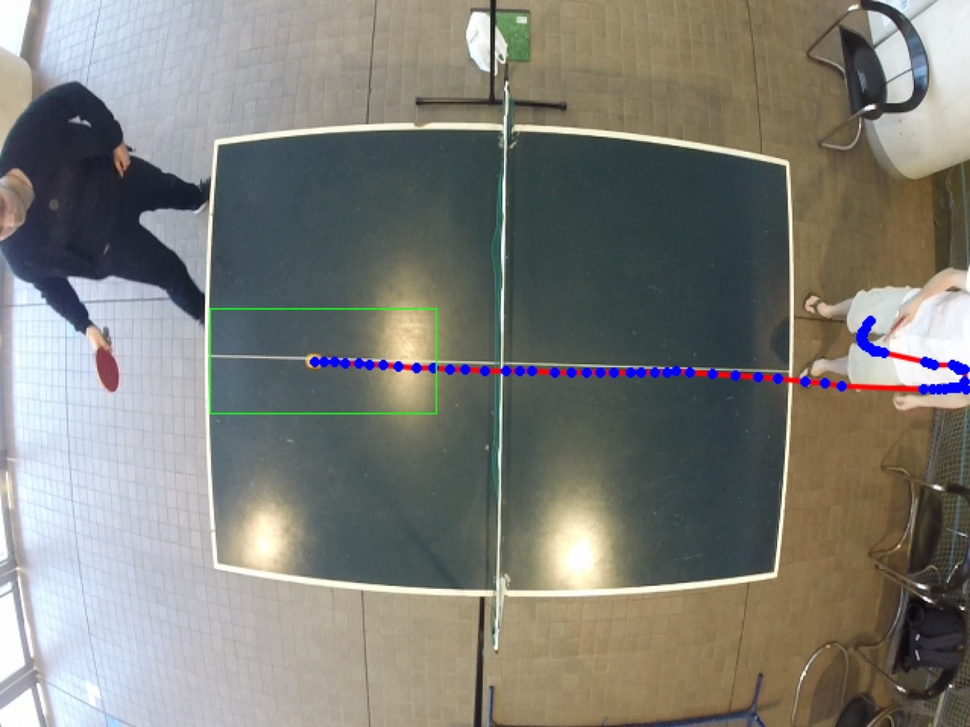
//> input picture images/ball_tracking/ball_tracking.jpg, 970 x 727 px, shrunk from 1278 x 958 before the run
$ ./k-mean-opencv ../images/ball_tracking/ball_tracking.jpg   (built with g++ and OpenCV 4)
//> lines starting //> are read from the running program, lines starting //| are printed output that depends on the picture
#include <opencv/cv.h>
#include <opencv/highgui.h>
#include <iostream>

using namespace cv;
using namespace std;

// number of clusters to split the set by
// we select 4 because it is likely to have 4 main colors:
// - the main table color (blue / green)
// - the color of the lines (white)
// - the color of the ground
// - the color of the black edges of the pictures, which come from undistortion algorithm
const int K = 4;

int main(int argc, char** argv) {
    // source image
    const char* filename = argc >= 2 ? argv[1] : "table.jpg";

    // we display source image
    Mat src = imread(filename);
//> src is the input picture: 727 rows x 970 cols, CV_8UC3; mean B, G, R 119.3, 125.9, 126.3
    if( src.empty() )
    {
        cout << "Couldn't load " << filename << endl;
        exit(1);
    }
    imshow("source", src);
    cvMoveWindow("source", 0, 30);

    Mat blurred, bestLabels1, bestLabels2, centers, src_clustered, blurred_clustered;
    int display_margin_x = 60;  // margin beetween windows
    int display_margin_y = 60;

    // we blur source image
    blurred = Mat(src.rows, src.cols, CV_32F);
    blur(src, blurred, Size(15,15));  // param 3 is kernel size
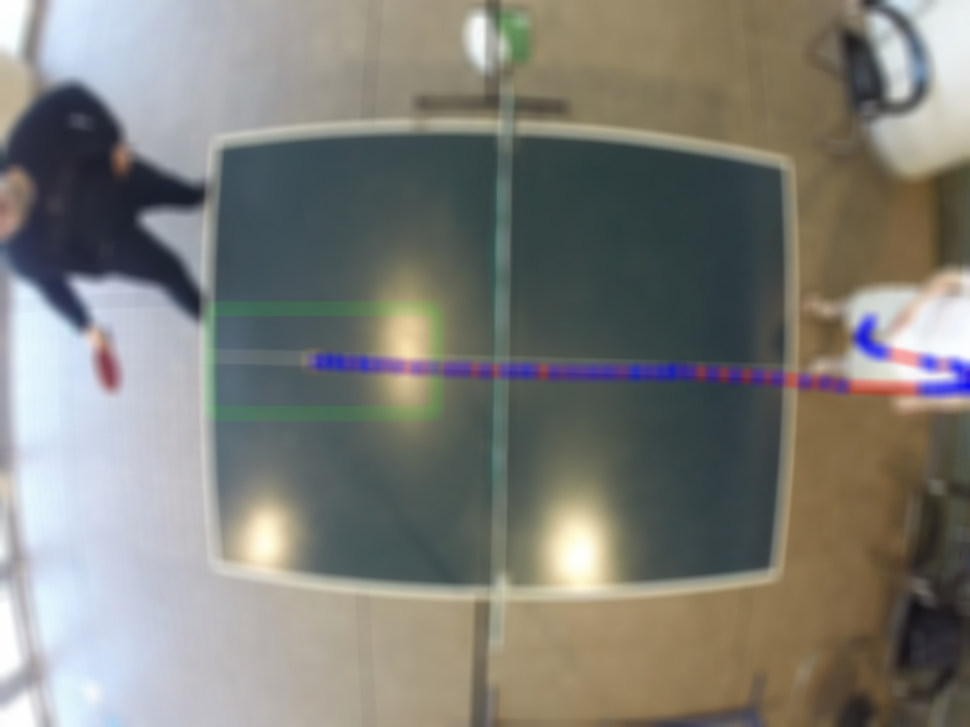
//> blurred: 727 rows x 970 cols, CV_8UC3; mean B, G, R 119.3, 125.9, 126.3
    imshow("blurred", blurred);
    cvMoveWindow("blurred", 0+display_margin_x, 30+display_margin_y);

    // Nota bene: the k-mean algorithm takes a matrix with src.cols*src.rows rows
    // and 5 columns (one row for each pixel: x, y, B, G, R)
    Mat p1 = Mat::zeros(src.cols*src.rows, 5, CV_32F);
    vector<Mat> bgr1;
    cv::split(src, bgr1);  // divides a multi-channel array into several single-channel arrays
    // i think there is a better way to split pixel bgr color
    for(int i=0; i<src.cols*src.rows; i++) {
        p1.at<float>(i,0) = (i/src.cols) / src.rows;
        p1.at<float>(i,1) = (i%src.cols) / src.cols;
        p1.at<float>(i,2) = bgr1[0].data[i] / 255.0;
        p1.at<float>(i,3) = bgr1[1].data[i] / 255.0;
        p1.at<float>(i,4) = bgr1[2].data[i] / 255.0;
    }

    Mat p2 = Mat::zeros(blurred.cols*blurred.rows, 5, CV_32F);
    vector<Mat> bgr2;
    cv::split(blurred, bgr2);
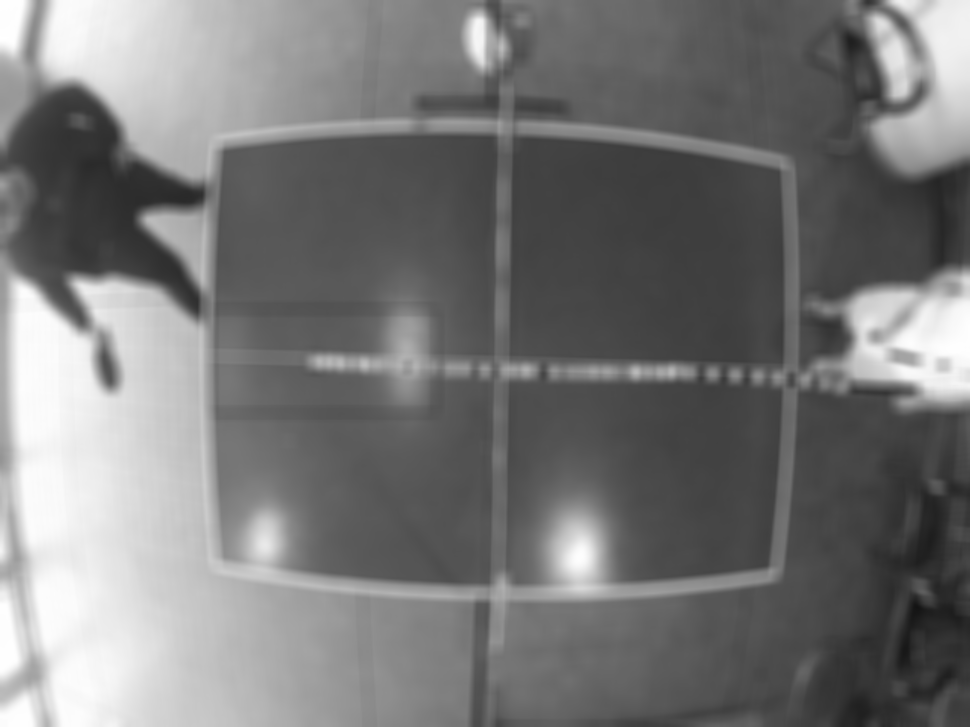
//> bgr2[0]: 727 rows x 970 cols, CV_8UC1; min 19, max 255, mean 119.3
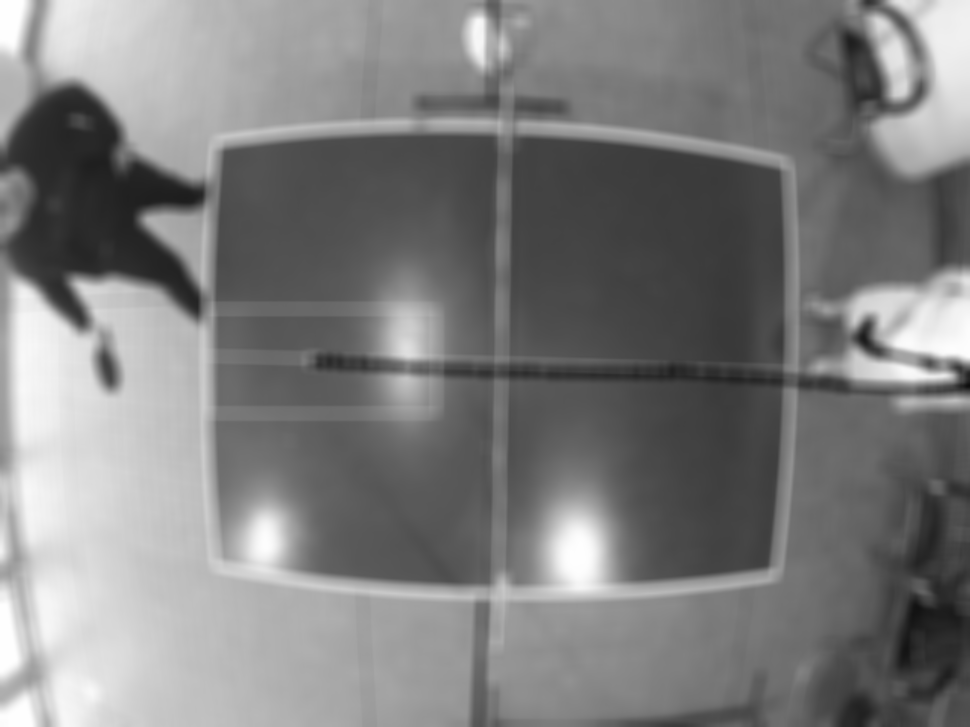
//> bgr2[1]: 727 rows x 970 cols, CV_8UC1; min 12, max 254, mean 125.9
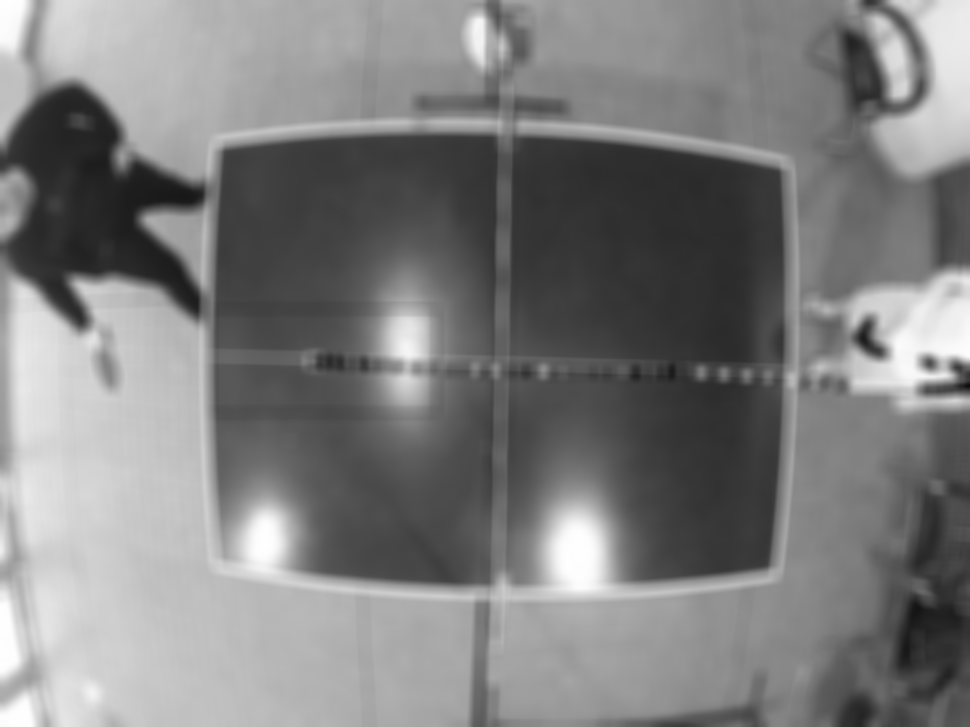
//> bgr2[2]: 727 rows x 970 cols, CV_8UC1; min 13, max 254, mean 126.3
    // i think there is a better way to split pixel bgr color
    for(int i=0; i<blurred.cols*blurred.rows; i++) {
        p2.at<float>(i,0) = (i/blurred.cols) / blurred.rows;
        p2.at<float>(i,1) = (i%blurred.cols) / blurred.cols;
        p2.at<float>(i,2) = bgr2[0].data[i] / 255.0;
        p2.at<float>(i,3) = bgr2[1].data[i] / 255.0;
        p2.at<float>(i,4) = bgr2[2].data[i] / 255.0;
    }

    // k-mean on source image, not blurred
    cv::kmeans(p1,  // floating-point matrix of input samples, one row per sample
               K,  // number of clusters to split the set by
               bestLabels1,  // the input/output integer array that will store the cluster indices for every sample
               TermCriteria( CV_TERMCRIT_EPS+CV_TERMCRIT_ITER, 10, 1.0),
               3, // How many times the algorithm is executed using different initial labelings.
                  // The algorithm returns the labels that yield the best compactness
               KMEANS_PP_CENTERS,  // to select how initial centers are choosen
               centers);  // The output matrix of the cluster centers, one row per each cluster center
//> centers = [[0, 0, 0.289, 0.276, 0.242], [0, 0, 0.654, 0.683, 0.701], [0, 0, 0.908, 0.883, 0.856], [0, 0, 0.351, 0.456, 0.51]]

    // k-mean on blurred image
    cv::kmeans(p2,  // floating-point matrix of input samples, one row per sample
               K,  // number of clusters to split the set by
               bestLabels2,  // the input/output integer array that will store the cluster indices for every sample
               TermCriteria( CV_TERMCRIT_EPS+CV_TERMCRIT_ITER, 10, 1.0),
               3, // How many times the algorithm is executed using different initial labelings.
                  // The algorithm returns the labels that yield the best compactness
               KMEANS_PP_CENTERS,  // to select how initial centers are choosen
               centers);  // The output matrix of the cluster centers, one row per each cluster center
//> centers = [[0, 0, 0.273, 0.253, 0.218], [0, 0, 0.848, 0.82, 0.802], [0, 0, 0.524, 0.591, 0.624], [0, 0, 0.327, 0.391, 0.41]]

    // we convert the number of each one of the K areas to a grey shade, for the display
    int colors[K];
    for(int i=0; i<K; i++) {
        colors[i] = 255/(i+1);
    }

    // we fill clustered mat with grey shade, depending on what area the pixel belongs to
    src_clustered = Mat(src.rows, src.cols, CV_32F);
    for(int i=0; i<src.cols*src.rows; i++) {
        src_clustered.at<float>(i/src.cols, i%src.cols) = (float)(colors[bestLabels1.at<int>(0,i)]);
        // cout << bestLabels.at<int>(0,i) << " " <<
        //          colors[bestLabels.at<int>(0,i)] << " " <<
        //          src_clustered.at<float>(i/src.cols, i%src.cols) << " " <<
        //          endl;
    }
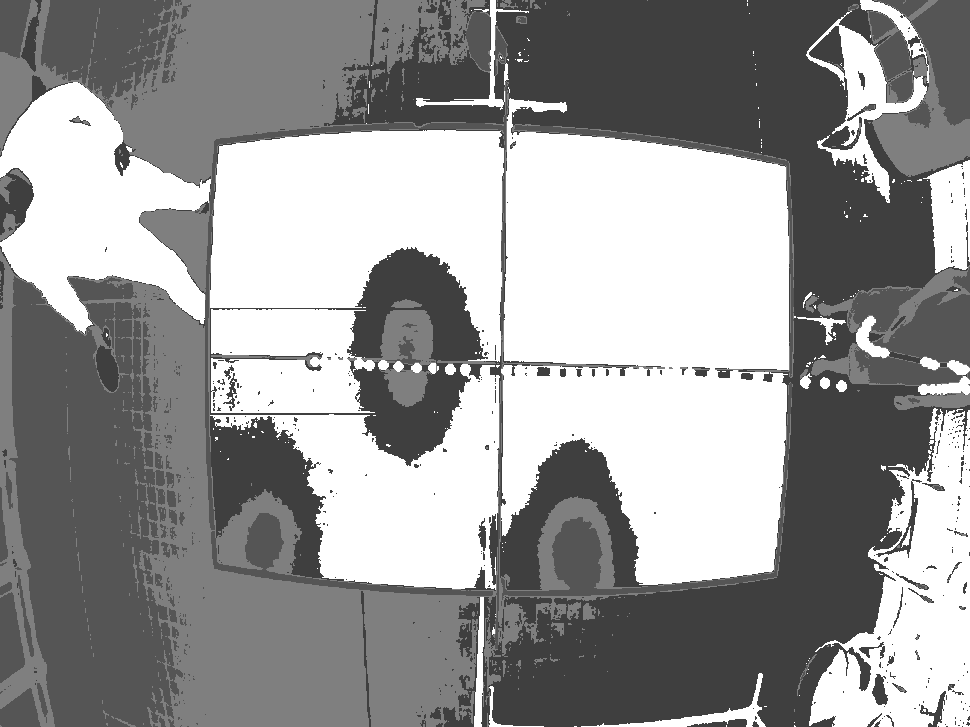
//> src_clustered: 727 rows x 970 cols, CV_32FC1; min 63, max 255, mean 152

    // we fill clustered mat with grey shade, depending on what area the pixel belongs to
    blurred_clustered = Mat(src.rows, src.cols, CV_32F);
    for(int i=0; i<src.cols*src.rows; i++) {
        blurred_clustered.at<float>(i/src.cols, i%src.cols) = (float)(colors[bestLabels2.at<int>(0,i)]);
        // cout << bestLabels.at<int>(0,i) << " " <<
        //          colors[bestLabels.at<int>(0,i)] << " " <<
        //          blurred_clustered.at<float>(i/src.cols, i%src.cols) << " " <<
        //          endl;
    }
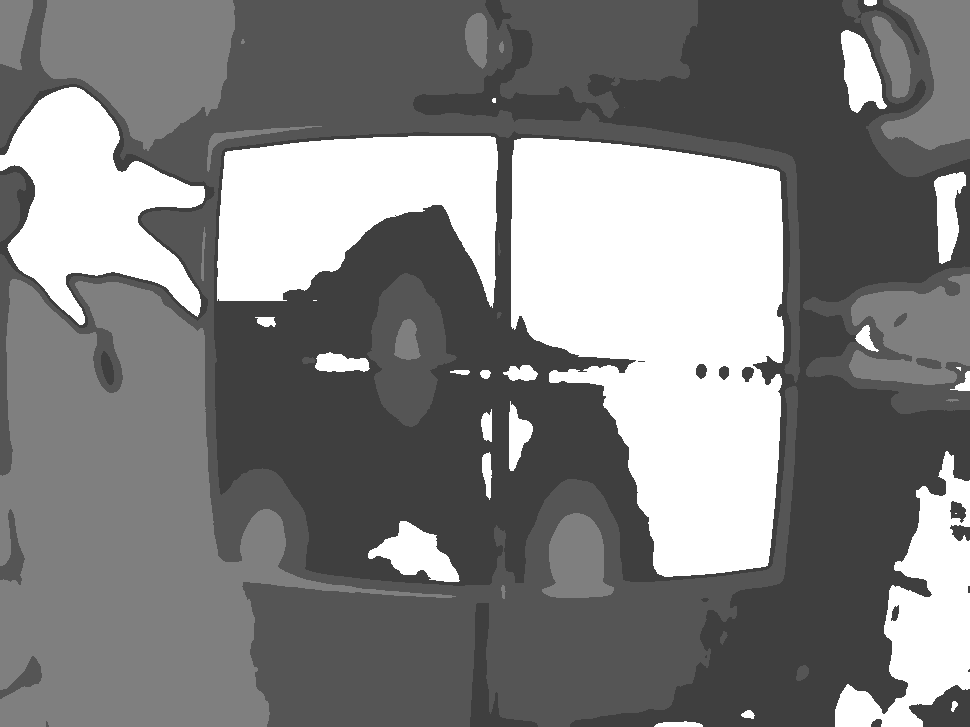
//> blurred_clustered: 727 rows x 970 cols, CV_32FC1; min 63, max 255, mean 128.1

    // we display source clustered image
    src_clustered.convertTo(src_clustered, CV_8U);
//> src_clustered: 727 rows x 970 cols, CV_8UC1
    imshow("source clustered not blurred", src_clustered);
    cvMoveWindow("source clustered not blurred", 0+2*display_margin_x, 30);

    // we display blurred clustered image
    blurred_clustered.convertTo(blurred_clustered, CV_8U);
//> blurred_clustered: 727 rows x 970 cols, CV_8UC1
    imshow("blurred before clustered", blurred_clustered);
    cvMoveWindow("blurred before clustered", 0+2*display_margin_x, 30+2*display_margin_y);

    waitKey();
    return 0;
}
